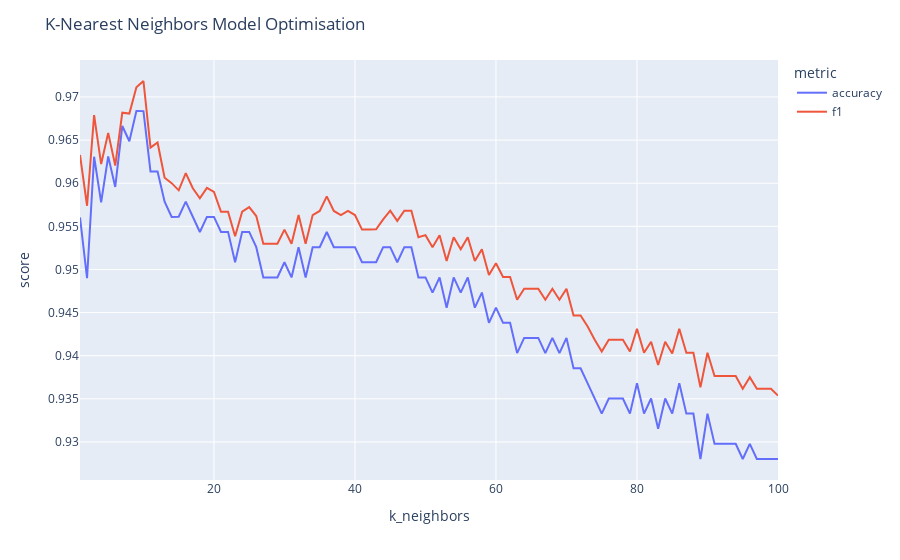

Here is the notebook cell this chart was saved with:
### Code cell
fig = px.line(df_scores,
              x='k_neighbors',
              y='score',
              color='metric')

fig.update_layout(title='K-Nearest Neighbors Model Optimisation')

fig.show()
